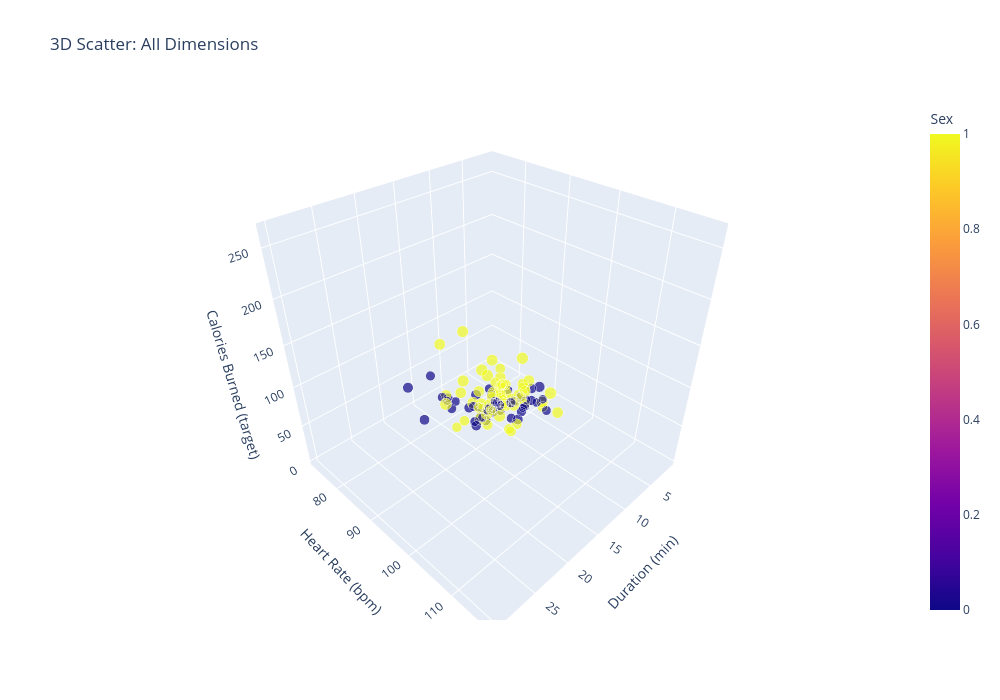

Notebook code for this chart:
### Code cell
%%time
fig = px.scatter_3d(
    train_df.sample(n=100, random_state=42),
    x="Duration",
    y="Heart_Rate",
    z="Calories",
    color="Sex",
    size="Weight",
    hover_data=["Age", "Height", "Body_Temp"],
    title="3D Scatter: All Dimensions",
    labels={
        "Duration": "Duration (min)",
        "Heart_Rate": "Heart Rate (bpm)",
        "Calories": "Calories Burned (target)",
        "Weight": "Weight (kg)",
    },
)
fig.update_layout(height=700, width=1000)
fig.show()
